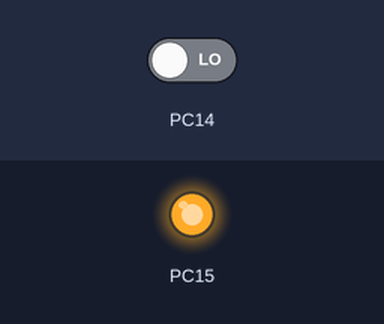
Bench run of a sketch on a simulated STM32 Blue Pill. Shown: output pins drawn as LEDs (lit = HIGH). The inputs (shaded band) are chosen by the test bench; at power-on: PC14 LOW.

Above: at 1.2 s.
1.3 s: PC14 driven HIGH
At 2.0 s:
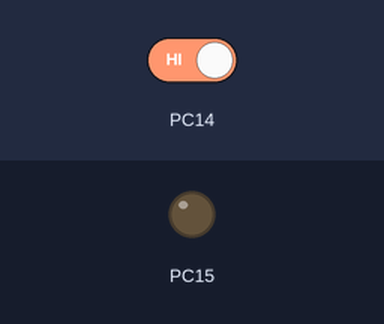
2.8 s: PC14 driven LOW
At 3.1 s:
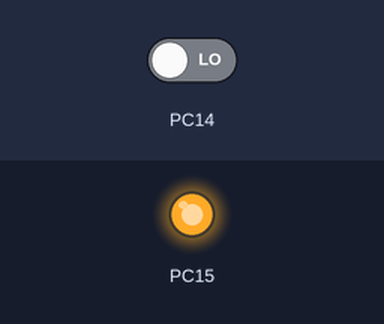
Timing chart, 0 to 5.8 s (numbered marks = the images above; inputs shaded):
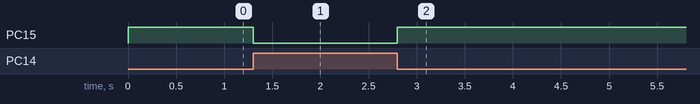

Measured:
- after the input at 1.3 s, PC15: HIGH → LOW at once
- after the input at 2.8 s, PC15: LOW → HIGH at once

The sketch:

input_test.ino
```cpp
#include <Arduino.h>
#include "inputTest.h"

const int input = PC14;
const int output = PC15;

inputTest trigger(input,output);

void setup() {
  trigger.initialize();

}

void loop() {
 trigger.execute();

}
```

inputTest.cpp
```cpp
#include "inputTest.h"

inputTest::inputTest(int PinIn, int PinOut){
  this->PinIn = PinIn;
  this->PinOut = PinOut;
}

void inputTest::initialize(){
  pinMode(PinIn,INPUT);
  pinMode(PinOut,OUTPUT);

}

void inputTest::execute(){

  int buttonState = digitalRead(PinIn);

  if(buttonState == HIGH){
    digitalWrite(PinOut, LOW);
  }else {
    digitalWrite(PinOut, HIGH);
  }
}
```

inputTest.h
```cpp
#ifndef INPUT_TEST_H
#define INPUT_TEST_H

#include <Arduino.h>

class inputTest {
  private:
    int PinIn;
    int PinOut;

  public:
    inputTest(int PinIn,int PinOut);
    void initialize();
    void execute();
};

#endif
```
